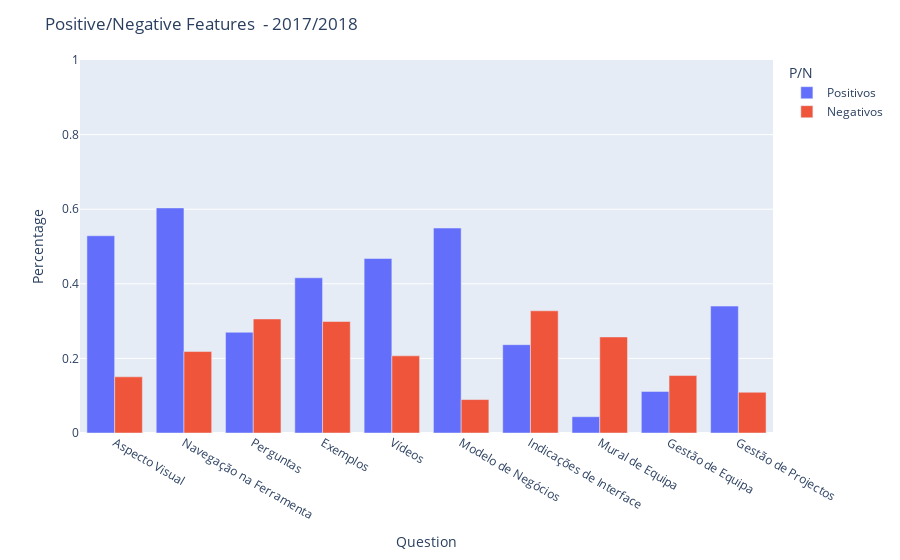

The notebook cell this image was saved under:
### Code cell
import plotly_express as px

fig = px.bar(Ano20172018posnegSum, x="Question", y="Percentage", color='P/N', barmode='group',
            animation_frame='Year', hover_name='Question', range_y=[0,1])
fig.update_layout(title_text='Positive/Negative Features  - 2017/2018')
fig.update_layout(xaxis_type='category')


fig.show()
fig.write_image('Outputs/ImageOutputsYear/figurePosNeg20172018.png')

### Figure 1 — Plotly figure (JSON) as saved in the notebook; plotly's stock layout.template omitted (floating-point values rounded to 4 significant figures)
{"data": [{"alignmentgroup": "True", "hovertemplate": "<b>%{hovertext}</b><br><br>P/N=Positivos<br>Year=2018<br>Question=%{x}<br>Percentage=%{y}<extra></extra>", "hovertext": ["Aspecto Visual", "Navegação na Ferramenta", "Perguntas", "Exemplos", "Vídeos", "Modelo de Negócios", "Indicações de Interface", "Mural de Equipa", "Gestão de Equipa", "Gestão de Projectos"], "legendgroup": "Positivos", "marker": {"color": "#636efa"}, "name": "Positivos", "offsetgroup": "Positivos", "orientation": "v", "showlegend": true, "textposition": "auto", "type": "bar", "x": ["Aspecto Visual", "Navegação na Ferramenta", "Perguntas", "Exemplos", "Vídeos", "Modelo de Negócios", "Indicações de Interface", "Mural de Equipa", "Gestão de Equipa", "Gestão de Projectos"], "xaxis": "x", "y": [0.5287, 0.6034, 0.2701, 0.4161, 0.4678, 0.5494, 0.2368, 0.04368, 0.1115, 0.3402], "yaxis": "y"}, {"alignmentgroup": "True", "hovertemplate": "<b>%{hovertext}</b><br><br>P/N=Negativos<br>Year=2018<br>Question=%{x}<br>Percentage=%{y}<extra></extra>", "hovertext": ["Aspecto Visual", "Navegação na Ferramenta", "Perguntas", "Exemplos", "Vídeos", "Modelo de Negócios", "Indicações de Interface", "Mural de Equipa", "Gestão de Equipa", "Gestão de Projectos"], "legendgroup": "Negativos", "marker": {"color": "#EF553B"}, "name": "Negativos", "offsetgroup": "Negativos", "orientation": "v", "showlegend": true, "textposition": "auto", "type": "bar", "x": ["Aspecto Visual", "Navegação na Ferramenta", "Perguntas", "Exemplos", "Vídeos", "Modelo de Negócios", "Indicações de Interface", "Mural de Equipa", "Gestão de Equipa", "Gestão de Projectos"], "xaxis": "x", "y": [0.1506, 0.2184, 0.3057, 0.2989, 0.2069, 0.08966, 0.3276, 0.2575, 0.154, 0.1092], "yaxis": "y"}], "layout": {"barmode": "group", "legend": {"title": {"text": "P/N"}, "tracegroupgap": 0}, "margin": {"t": 60}, "title": {"text": "Positive/Negative Features  - 2017/2018"}, "xaxis": {"anchor": "y", "domain": [0, 1], "title": {"text": "Question"}, "type": "category"}, "yaxis": {"anchor": "x", "domain": [0, 1], "range": [0, 1], "title": {"text": "Percentage"}}}}
